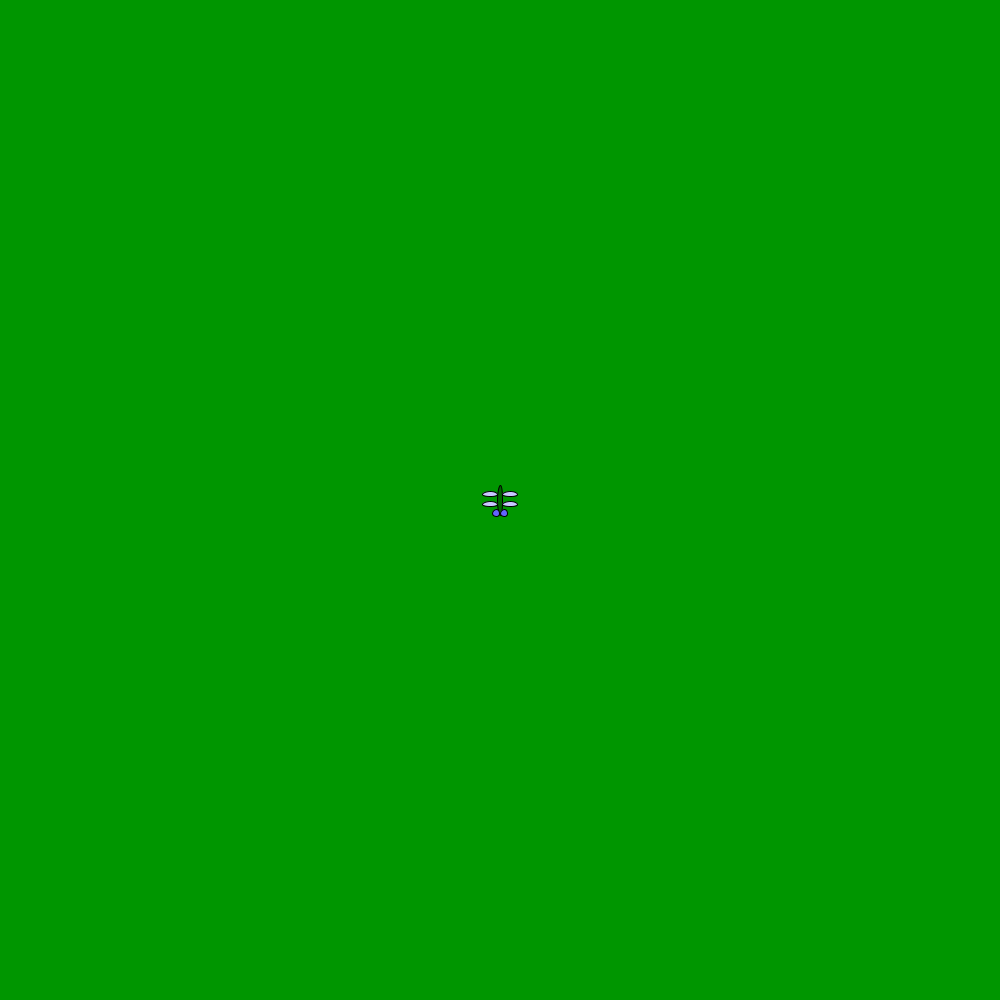
Frame 1 (no input)
Frame 60 (the mouse pressed at the canvas centre just before this capture): blank canvas, image omitted
Frame 120 (the mouse held since frame 60 and released just before this capture): blank canvas, image omitted

The Processing sketch that drew this single still picture (run headless with seeded random() and noise(); from frame 60 on, the mouse is pressed at the canvas centre):

// Processing sketch: Brandons_Dragon_Fly_HW_15
// ── Brandons_Dragon_Fly_HW_15.pde
Dragon fly;

void setup(){
  size(1000,1000);
  fly = new Dragon();
}

void draw(){
  background(0,150,0);
  fly.display();
  fly.buzz();
}
// ── Fly.pde
class Dragon{
  PVector location;
  
  Dragon(){
    location = new PVector(width/2, height/2);
  }
  void display(){
    stroke(0);
    //body
    fill(0,100,0);
    ellipse(location.x,location.y,5,30);
    //eyes
    fill(100,100,255);
    ellipse(location.x+4,location.y+13,7,7);
    ellipse(location.x-4,location.y+13,7,7);
    //wings
    fill(200,200,255);
    ellipse(location.x-10,location.y+4,15,5);
    ellipse(location.x-10,location.y-6,15,5);
    ellipse(location.x+10,location.y+4,15,5);
    ellipse(location.x+10,location.y-6,15,5);
  }
  void buzz(){
    int random = int(random(15));
    if(random == 0){
      location.x=location.x+0;
    }
    if(random == 1){
      location.x=location.x+0;
    }
    if(random == 2){
      location.x = location.x+0;
    }
    if(random == 3){
      location.x=location.x+7.5;
    }
    if(random == 4){
      location.x = location.x-7.5;
    }
    if(random == 5){
      location.y = location.y+7.5;
    }
    if(random == 6){
      location.y = location.y-7.5;
    }
    if(random == 7){
      location.y = location.y-7.5;
    }
        if(random == 8){
      location.x=location.x+0;
    }
        if(random == 9){
      location.x=location.x+0;
    }
        if(random == 10){
      location.x=location.x+0;
    }
        if(random == 11){
      location.x=location.x+0;
    }
        if(random == 12){
      location.x=location.x+0;
    }
        if(random == 13){
      location.x=location.x+0;
    }
        if(random == 14){
      location.x=location.x+0;
    }
        if(random == 15){
      location.x=location.x+0;
    }
  }
}
